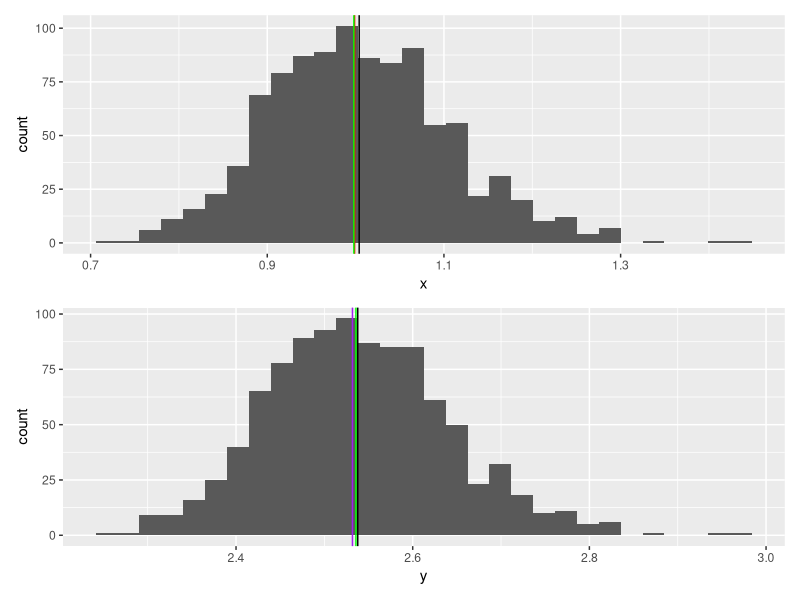

Here is the R script that generated this plot:
library(tidyverse)
library(patchwork)

# central tendency  -------------------------------------------------------

#Create a new vector z with length  
#1000 as exp(rnorm(n = 1000, mean = 0, sd = 0.1)), and calculate the arithmetic mean, geometric mean, and median.

z<-exp(rnorm(n = 1000, mean = 0, sd = 0.1))

#Q1
# arithmetic mean
## using a built-in function

mu_z <- mean(z)

## manual
sum(z) / length(z)

# Geometric mean
## taking the mean in log scale
mug_z <- exp(mean(log(z)))
## use prod() function
prod(z)^(1 / length(z))

# median
## built-in function
med_z<- median(z)
## manual (even number, so get two mid-point values)
z <- sort(z)
id1 <- length(z) / 2
id2 <- (length(z) + 1) / 2
0.5 * sum(c(z[id1], z[id2]))

#Q2
#Draw a histogram of z using functions tibble(), ggplot(), and geom_histogram().

df_z<-tibble(x=z)
g1 <- df_z %>% 
  ggplot(aes(x = x)) +
  geom_histogram() 
  
#Q3
#Draw vertical lines of arithmetic mean, geometric mean, and 
#median on the histogram with different colors using a function geom_vline().
g1 <- df_z %>% 
  ggplot(aes(x = x)) +
  geom_histogram() +
  geom_vline(xintercept = mu_z) +
  geom_vline(xintercept = mug_z,
             color = "red") +
  geom_vline(xintercept = med_z,
             color = "green")

#Q5; Create a new vector z_rev as -z + max(z) + 0.5, and repeat step 1 ??? 4.
 
z_rev<-z + max(z) + 0.1

## get mean values
mu_z_rev <- mean(z_rev)
mug_z_rev <- exp(mean(log(z_rev)))
med_z_rev <- median(z_rev)

## re-define df_z
df_z <- df_z %>% 
  mutate(y = z_rev)

##visualization 
g2<-df_z %>% 
  ggplot(aes(x=y))+
  geom_histogram()+
geom_vline(xintercept = mu_z_rev)+
  geom_vline(xintercept = mug_z_rev, color = "green")+
  geom_vline(xintercept = med_z_rev, color = "purple")

# this syntax works for ggplot objects after loading `library(patchwork)`
g1 / g2

  
  # Variation ---------------------------------------------------------------
w <- rnorm(100, mean = 10, sd = 1) # unit: g
head(w) # show first 10 elements in w

# Q1
## gram to milligram
m <- 1000 * w # unit: milligram

# Q2
## standard deviaion
s2_w <- sum((w - mean(w))^2) / length(w)
s_w <- sqrt(s2_w)

s2_m <- sum((m - mean(m))^2) / length(m)
s_m <- sqrt(s2_m)

## MAD
mad_w <- median(abs(w - median(w)))
mad_m <- median(abs(m - median(m)))

# Q3
## CV
cv_w <- s_w / mean(w) # numerator has a unit of [g], denom [g]
cv_m <- s_m / mean(m) # numerator has a unit of [mg], denom [mg]

## MAD / median
madr_w <- mad_w / median(w)
madr_m <- mad_m / median(m)



